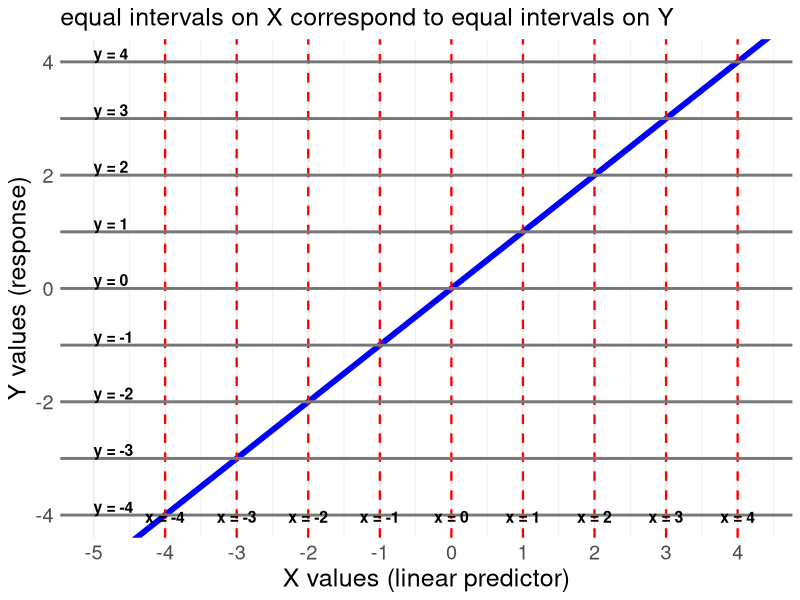
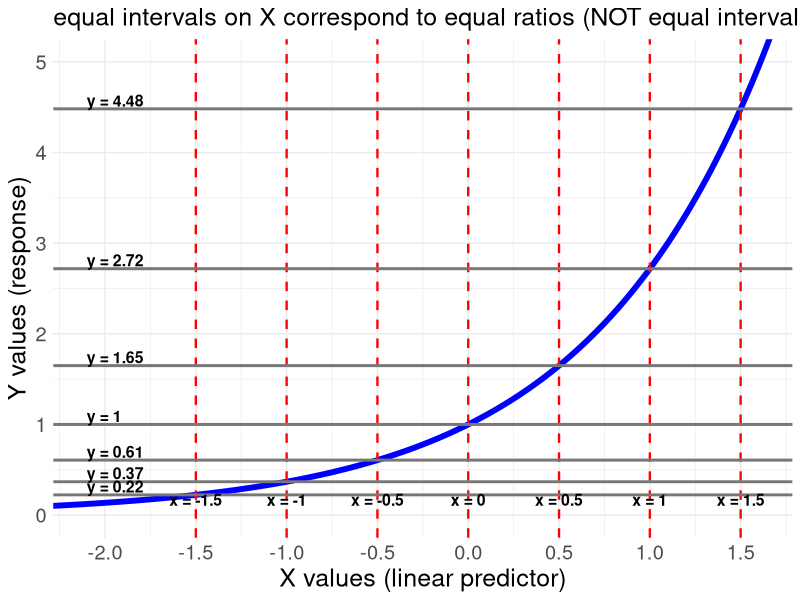
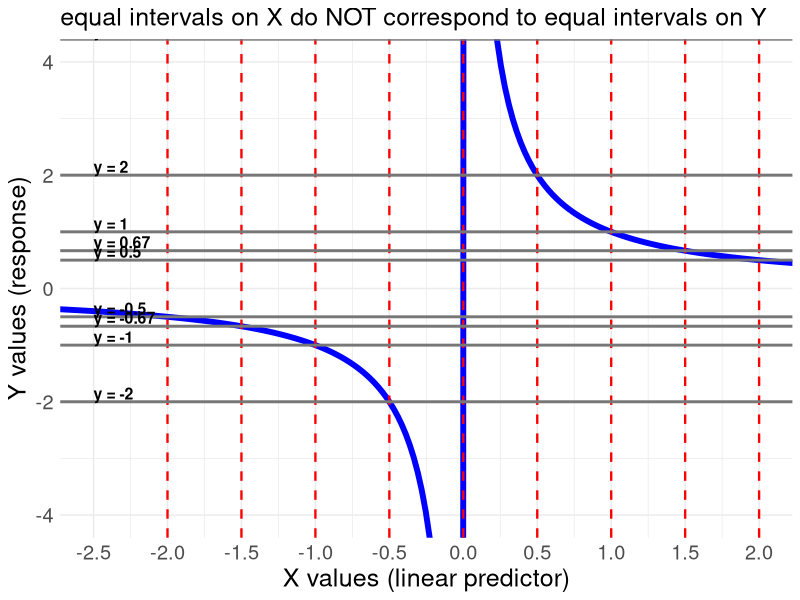
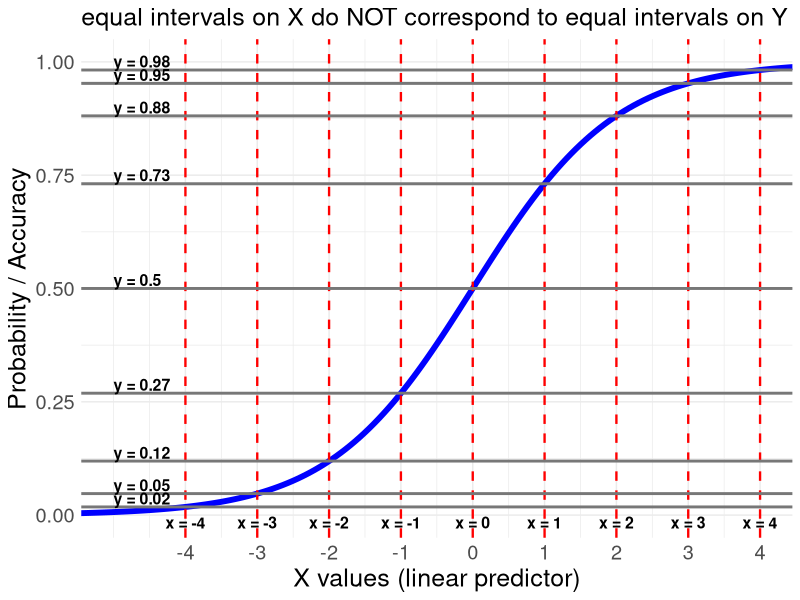
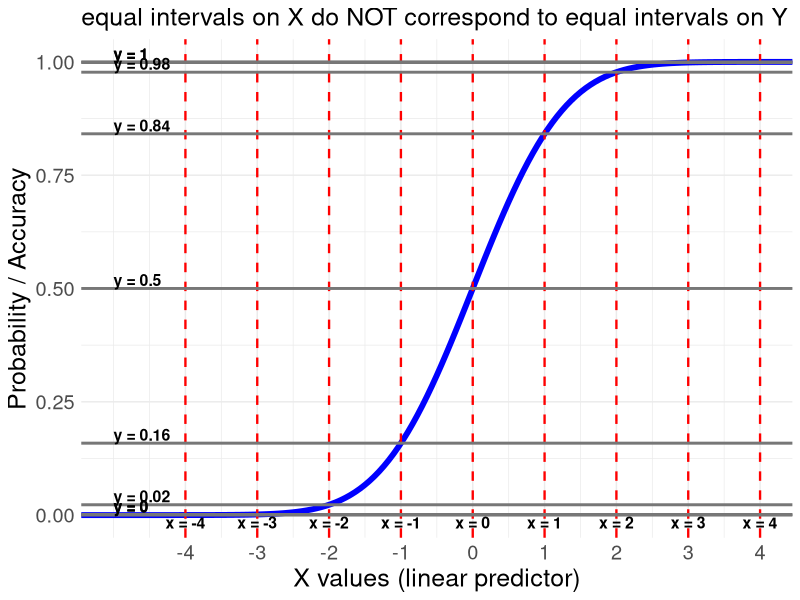

Here is the R script that generated these plots, in order:
## ---- chunk 1
library(ggplot2)

# IDENTITY
x_vals = seq(-10, 10, length.out = 300)
y_vals = x_vals
data = data.frame(x = x_vals, y = y_vals)

# Define x positions for vertical lines (equal intervals in x)
x_positions = seq(-4,4,1)
y_positions = x_positions

# plot
ggplot(data, aes(x = x, y = y)) +
  geom_line(color = "blue", linewidth = 2) +  # Use linewidth instead of size
  geom_vline(xintercept = x_positions, linetype = "dashed", color = "red", linewidth=.8) +
  geom_hline(yintercept = y_positions, linetype = 1, color = "#777777", linewidth=1) +
  labs(subtitle = "equal intervals on X correspond to equal intervals on Y",
       x = "X values (linear predictor)",
       y = "Y values (response)") +
  theme_minimal() +
  scale_x_continuous(breaks=-10:10) +
  coord_cartesian(ylim=c(-4,4), xlim=c(-5,4.3)) +
  theme(text=element_text(size=18)) + 
  geom_text(data = data.frame(x = x_positions, y = -3.5, 
                              label = paste0("x = ", x_positions)), 
            aes(x = x, y = y, label = label), 
            color = "black", vjust = 3, size=4, fontface="bold") +
  geom_text(data = data.frame(x = -5, y = y_positions, 
                              label = paste0("y = ", round(y_positions, 2))), 
            aes(x = x, y = y, label = label), 
            color = "black", hjust = 0, vjust=-.2, size=4, fontface="bold")
## ---- chunk 2

# LOG
x_vals = seq(-4, 3, length.out = 300)
y_vals = exp(x_vals)
data = data.frame(x = x_vals, y = y_vals)

# Define x positions for vertical lines (equal intervals in x)
x_positions = seq(-1.5,1.5,.5)
y_positions = exp(x_positions)

# plot
ggplot(data, aes(x = x, y = y)) +
  geom_line(color = "blue", linewidth = 2) +  # Use linewidth instead of size
  geom_vline(xintercept = x_positions, linetype = "dashed", color = "red", linewidth=.8) +
  geom_hline(yintercept = y_positions, linetype = 1, color = "#777777", linewidth=1) +
  labs(subtitle = "equal intervals on X correspond to equal ratios (NOT equal intervals) on Y",
       x = "X values (linear predictor)",
       y = "Y values (response)") +
  theme_minimal() +
  scale_x_continuous(breaks=seq(-10,10,.5))+
  coord_cartesian(xlim=c(-2.1,1.6), ylim=c(0,5)) + 
  theme(text=element_text(size=18)) + 
  geom_text(data = data.frame(x = x_positions, y = 0.5, 
                              label = paste0("x = ", x_positions)), 
            aes(x = x, y = y, label = label), 
            color = "black", vjust = 3, size=4, fontface="bold") +
  geom_text(data = data.frame(x = -2.1, y = y_positions, 
                              label = paste0("y = ", round(y_positions, 2))), 
            aes(x = x, y = y, label = label), 
            color = "black", hjust = 0, vjust=-.2, size=4, fontface="bold")
## ---- chunk 3

# INVERSE
x_vals = seq(-4, 4, length.out = 300)
y_vals = 1/x_vals
data = data.frame(x = x_vals, y = y_vals)

# Define x positions for vertical lines (equal intervals in x)
x_positions = seq(-2,2,0.5)
y_positions = 1/x_positions

# plot
ggplot(data, aes(x = x, y = y)) +
  geom_line(color = "blue", linewidth = 2) +  # Use linewidth instead of size
  geom_vline(xintercept = x_positions, linetype = "dashed", color = "red", linewidth=.8) +
  geom_hline(yintercept = y_positions, linetype = 1, color = "#777777", linewidth=1) +
  labs(subtitle = "equal intervals on X do NOT correspond to equal intervals on Y",
       x = "X values (linear predictor)",
       y = "Y values (response)") +
  theme_minimal() +
  scale_x_continuous(breaks=seq(-10,10,.5))+
  coord_cartesian(ylim=c(-4,4), xlim=c(-2.5,2))+
  theme(text=element_text(size=18)) + 
  geom_text(data = data.frame(x = x_positions, y = -5.5, 
                              label = paste0("x = ", x_positions)), 
            aes(x = x, y = y, label = label), 
            color = "black", vjust = 3, size=4, fontface="bold") +
  geom_text(data = data.frame(x = -2.5, y = y_positions, 
                              label = paste0("y = ", round(y_positions, 2))), 
            aes(x = x, y = y, label = label), 
            color = "black", hjust = 0, vjust=-.2, size=4, fontface="bold")
## ---- chunk 4
# LOGIT

# Generate data for plotting
x_vals = seq(-10, 10, length.out = 300)
Y_Logit = plogis(x_vals)
data = data.frame(x = x_vals, Y_Logit = Y_Logit)

# Define x positions for vertical lines (equal intervals in x)
x_positions = seq(-4,4,1)

# Compute corresponding y values
y_logis = plogis(x_positions)

# PLOT
ggplot(data, aes(x = x, y = Y_Logit)) +
  geom_line(color = "blue", linewidth = 2) +  # Use linewidth instead of size
  geom_vline(xintercept = x_positions, linetype = "dashed", color = "red", linewidth=.8) +
  geom_hline(yintercept = y_logis, linetype = 1, color = "#777777", linewidth=1) +
  labs(subtitle = "equal intervals on X do NOT correspond to equal intervals on Y",
       x = "X values (linear predictor)",
       y = "Probability / Accuracy") +
  theme_minimal() +
  scale_x_continuous(breaks=-4:4)+
  coord_cartesian(xlim=c(-5,4))+
  theme(text=element_text(size=18)) + 
  geom_text(data = data.frame(x = x_positions, y = 0.05, 
                              label = paste0("x = ", x_positions)), 
            aes(x = x, y = y, label = label), 
            color = "black", vjust = 3, size=4, fontface="bold") +
  geom_text(data = data.frame(x = -5, y = y_logis, 
                              label = paste0("y = ", round(y_logis, 2))), 
            aes(x = x, y = y, label = label), 
            color = "black", hjust = 0, vjust=-.2, size=4, fontface="bold")
## ---- chunk 5
# PROBIT

# Generate data for plotting
x_vals = seq(-10, 10, length.out = 300)
Y_Probit = pnorm(x_vals)
data = data.frame(x = x_vals, Y_Probit = Y_Probit)

# Define x positions for vertical lines (equal intervals in x)
x_positions = seq(-4,4,1)

# Compute corresponding y values
y_probit = pnorm(x_positions)

# PLOT
ggplot(data, aes(x = x, y = Y_Probit)) +
  geom_line(color = "blue", linewidth = 2) +  # Use linewidth instead of size
  geom_vline(xintercept = x_positions, linetype = "dashed", color = "red", linewidth=.8) +
  geom_hline(yintercept = y_probit, linetype = 1, color = "#777777", linewidth=1) +
  labs(subtitle = "equal intervals on X do NOT correspond to equal intervals on Y",
       x = "X values (linear predictor)",
       y = "Probability / Accuracy") +
  theme_minimal() +
  scale_x_continuous(breaks=-4:4)+
  coord_cartesian(xlim=c(-5,4))+
  theme(text=element_text(size=18)) + 
  geom_text(data = data.frame(x = x_positions, y = 0.05, 
                              label = paste0("x = ", x_positions)), 
            aes(x = x, y = y, label = label), 
            color = "black", vjust = 3, size=4, fontface="bold") +
  geom_text(data = data.frame(x = -5, y = y_probit, 
                              label = paste0("y = ", round(y_probit, 2))), 
            aes(x = x, y = y, label = label), 
            color = "black", hjust = 0, vjust=-.2, size=4, fontface="bold")
